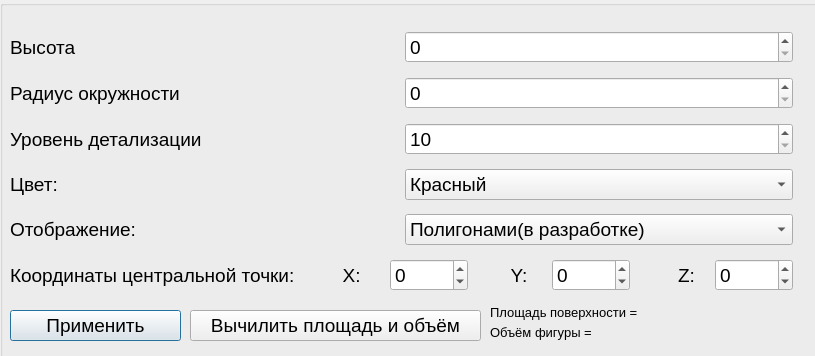
<?xml version="1.0" encoding="UTF-8"?>
<ui version="4.0">
 <class>KonusParametr</class>
 <widget class="QDialog" name="KonusParametr">
  <property name="geometry">
   <rect>
    <x>0</x>
    <y>0</y>
    <width>815</width>
    <height>356</height>
   </rect>
  </property>
  <property name="minimumSize">
   <size>
    <width>815</width>
    <height>356</height>
   </size>
  </property>
  <property name="maximumSize">
   <size>
    <width>815</width>
    <height>356</height>
   </size>
  </property>
  <property name="windowTitle">
   <string>Dialog</string>
  </property>
  <widget class="QGroupBox" name="groupBox_2">
   <property name="geometry">
    <rect>
     <x>0</x>
     <y>0</y>
     <width>821</width>
     <height>361</height>
    </rect>
   </property>
   <property name="title">
    <string/>
   </property>
   <widget class="QPushButton" name="ok_2">
    <property name="geometry">
     <rect>
      <x>10</x>
      <y>310</y>
      <width>171</width>
      <height>31</height>
     </rect>
    </property>
    <property name="font">
     <font>
      <pointsize>14</pointsize>
     </font>
    </property>
    <property name="text">
     <string>Применить</string>
    </property>
   </widget>
   <widget class="QWidget" name="layoutWidget">
    <property name="geometry">
     <rect>
      <x>10</x>
      <y>23</y>
      <width>783</width>
      <height>281</height>
     </rect>
    </property>
    <layout class="QVBoxLayout" name="verticalLayout">
     <item>
      <layout class="QHBoxLayout" name="horizontalLayout_10">
       <item>
        <widget class="QLabel" name="label_13">
         <property name="font">
          <font>
           <pointsize>14</pointsize>
          </font>
         </property>
         <property name="text">
          <string>Высота</string>
         </property>
        </widget>
       </item>
       <item>
        <widget class="QSpinBox" name="vys">
         <property name="font">
          <font>
           <pointsize>14</pointsize>
          </font>
         </property>
         <property name="maximum">
          <number>1000</number>
         </property>
        </widget>
       </item>
      </layout>
     </item>
     <item>
      <layout class="QHBoxLayout" name="horizontalLayout_11">
       <item>
        <widget class="QLabel" name="label_14">
         <property name="font">
          <font>
           <pointsize>14</pointsize>
          </font>
         </property>
         <property name="text">
          <string>Радиус окружности</string>
         </property>
        </widget>
       </item>
       <item>
        <widget class="QSpinBox" name="dm">
         <property name="font">
          <font>
           <pointsize>14</pointsize>
          </font>
         </property>
         <property name="maximum">
          <number>1000</number>
         </property>
        </widget>
       </item>
      </layout>
     </item>
     <item>
      <layout class="QHBoxLayout" name="horizontalLayout_12">
       <item>
        <widget class="QLabel" name="label_15">
         <property name="font">
          <font>
           <pointsize>14</pointsize>
          </font>
         </property>
         <property name="text">
          <string>Уровень детализации</string>
         </property>
        </widget>
       </item>
       <item>
        <widget class="QSpinBox" name="rebro_5">
         <property name="font">
          <font>
           <pointsize>14</pointsize>
          </font>
         </property>
         <property name="minimum">
          <number>10</number>
         </property>
         <property name="maximum">
          <number>70</number>
         </property>
        </widget>
       </item>
      </layout>
     </item>
     <item>
      <layout class="QHBoxLayout" name="horizontalLayout_13">
       <item>
        <widget class="QLabel" name="label_16">
         <property name="font">
          <font>
           <pointsize>14</pointsize>
          </font>
         </property>
         <property name="text">
          <string>Цвет:</string>
         </property>
        </widget>
       </item>
       <item>
        <widget class="QComboBox" name="color_2">
         <property name="font">
          <font>
           <pointsize>14</pointsize>
          </font>
         </property>
         <item>
          <property name="text">
           <string>Красный</string>
          </property>
         </item>
         <item>
          <property name="text">
           <string>Зелёный</string>
          </property>
         </item>
         <item>
          <property name="text">
           <string>Синий</string>
          </property>
         </item>
        </widget>
       </item>
      </layout>
     </item>
     <item>
      <layout class="QHBoxLayout" name="horizontalLayout_14">
       <item>
        <widget class="QLabel" name="label_17">
         <property name="font">
          <font>
           <pointsize>14</pointsize>
          </font>
         </property>
         <property name="text">
          <string>Отображение:</string>
         </property>
        </widget>
       </item>
       <item>
        <widget class="QComboBox" name="otbr">
         <property name="font">
          <font>
           <pointsize>14</pointsize>
          </font>
         </property>
         <item>
          <property name="text">
           <string>Полигонами(в разработке)</string>
          </property>
         </item>
         <item>
          <property name="text">
           <string>Точками</string>
          </property>
         </item>
        </widget>
       </item>
      </layout>
     </item>
     <item>
      <layout class="QHBoxLayout" name="horizontalLayout_15">
       <item>
        <widget class="QLabel" name="label_18">
         <property name="font">
          <font>
           <pointsize>14</pointsize>
          </font>
         </property>
         <property name="text">
          <string>Координаты центральной точки:  </string>
         </property>
        </widget>
       </item>
       <item>
        <widget class="QLabel" name="label_19">
         <property name="font">
          <font>
           <pointsize>14</pointsize>
          </font>
         </property>
         <property name="text">
          <string>      X:</string>
         </property>
        </widget>
       </item>
       <item>
        <widget class="QSpinBox" name="xx">
         <property name="font">
          <font>
           <pointsize>14</pointsize>
          </font>
         </property>
         <property name="minimum">
          <number>-1000</number>
         </property>
         <property name="maximum">
          <number>1000</number>
         </property>
        </widget>
       </item>
       <item>
        <widget class="QLabel" name="label_20">
         <property name="font">
          <font>
           <pointsize>14</pointsize>
          </font>
         </property>
         <property name="text">
          <string>       Y:</string>
         </property>
        </widget>
       </item>
       <item>
        <widget class="QSpinBox" name="yy">
         <property name="font">
          <font>
           <pointsize>14</pointsize>
          </font>
         </property>
         <property name="minimum">
          <number>-1000</number>
         </property>
         <property name="maximum">
          <number>1000</number>
         </property>
        </widget>
       </item>
       <item>
        <widget class="QLabel" name="label_21">
         <property name="font">
          <font>
           <pointsize>14</pointsize>
          </font>
         </property>
         <property name="text">
          <string>        Z:</string>
         </property>
        </widget>
       </item>
       <item>
        <widget class="QSpinBox" name="zz">
         <property name="font">
          <font>
           <pointsize>14</pointsize>
          </font>
         </property>
         <property name="minimum">
          <number>-1000</number>
         </property>
         <property name="maximum">
          <number>1000</number>
         </property>
        </widget>
       </item>
      </layout>
     </item>
    </layout>
   </widget>
   <widget class="QLabel" name="label_22">
    <property name="geometry">
     <rect>
      <x>490</x>
      <y>320</y>
      <width>101</width>
      <height>25</height>
     </rect>
    </property>
    <property name="font">
     <font>
      <pointsize>10</pointsize>
     </font>
    </property>
    <property name="text">
     <string>Объём фигуры = </string>
    </property>
   </widget>
   <widget class="QPushButton" name="ok_3">
    <property name="geometry">
     <rect>
      <x>190</x>
      <y>310</y>
      <width>291</width>
      <height>31</height>
     </rect>
    </property>
    <property name="font">
     <font>
      <pointsize>14</pointsize>
     </font>
    </property>
    <property name="text">
     <string>Вычилить площадь и объём</string>
    </property>
   </widget>
   <widget class="QLabel" name="pl">
    <property name="geometry">
     <rect>
      <x>640</x>
      <y>300</y>
      <width>155</width>
      <height>25</height>
     </rect>
    </property>
    <property name="font">
     <font>
      <pointsize>10</pointsize>
     </font>
    </property>
    <property name="text">
     <string/>
    </property>
   </widget>
   <widget class="QLabel" name="label_23">
    <property name="geometry">
     <rect>
      <x>490</x>
      <y>300</y>
      <width>155</width>
      <height>25</height>
     </rect>
    </property>
    <property name="font">
     <font>
      <pointsize>10</pointsize>
     </font>
    </property>
    <property name="text">
     <string>Площадь поверхности = </string>
    </property>
   </widget>
   <widget class="QLabel" name="ob">
    <property name="geometry">
     <rect>
      <x>590</x>
      <y>320</y>
      <width>155</width>
      <height>25</height>
     </rect>
    </property>
    <property name="font">
     <font>
      <pointsize>10</pointsize>
     </font>
    </property>
    <property name="text">
     <string/>
    </property>
   </widget>
  </widget>
 </widget>
 <resources/>
 <connections/>
</ui>
